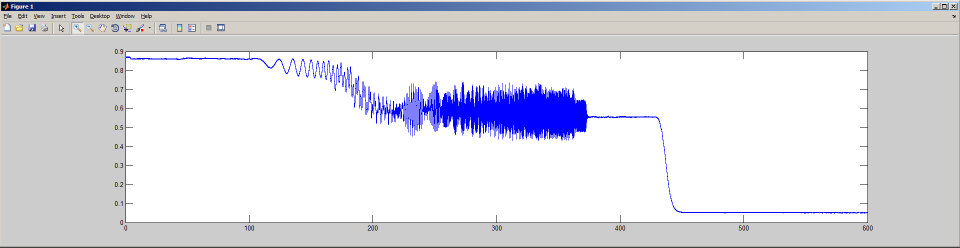
#> input picture 20240912_tapered_fiber/image128.png, 1920 x 495 px, given in place of OHMP_process.PNG, which was not available (shown at 1/2 size)
$ python main.py ../20240912_tapered_fiber/image128.png ../20240912_tapered_fiber/image306.png ../20240912_tapered_fiber/image306.png
#> lines starting #> are read from the running program, lines starting #| are printed output that depends on the picture; pictures that were not available may be replaced by others from this repository, and a replacement may not be noted

#%%
import sys
from PIL import Image


#%%
def reduce_colors(pixel, bits_per_channel=4):
    r, g, b = pixel
    r = round(r * (2**bits_per_channel - 1) / 255) * (255 // (2**bits_per_channel - 1))
    g = round(g * (2**bits_per_channel - 1) / 255) * (255 // (2**bits_per_channel - 1))
    b = round(b * (2**bits_per_channel - 1) / 255) * (255 // (2**bits_per_channel - 1))
    return (r, g, b)

def convert_to_pixel_art(input_path, output_path, new_size=(320, 180),
                         bits_per_channel=4):
#> called with input_path = 'OHMP_process.PNG', output_path = 'output.png', new_size = (640, 270), bits_per_channel = 2
    with Image.open(input_path) as img:
        # Resize the image
#> img is the input picture: PIL image 1920x495 RGBA; mean R, G, B, A 217.8, 218.5, 227.8, 255
        img = img.resize(new_size, Image.NEAREST)
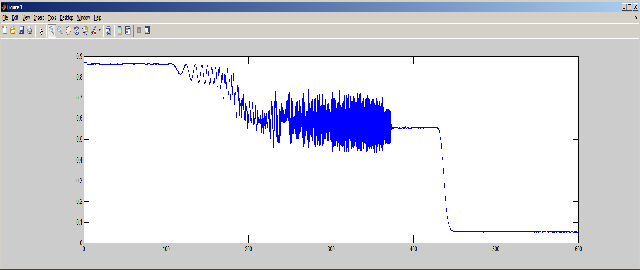
#> img: PIL image 640x270 RGBA; mean R, G, B, A 218.1, 218.8, 228.1, 255

        # Convert to RGB mode if it's not already
        img = img.convert('RGB')
#> img: PIL image 640x270 RGB

        # Reduce colors
        pixels = img.load()
        for i in range(img.size[0]):
            for j in range(img.size[1]):
                pixels[i, j] = reduce_colors(pixels[i, j], bits_per_channel)

        # Save the result
        img.save(output_path)
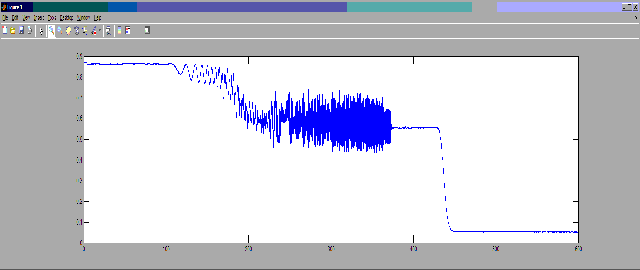
#> saved as output.png: PIL image 640x270 RGB; mean R, G, B 203.5, 204.6, 214.6

# [15 lines of commented-out code are left out]
input_path = "OHMP_process.PNG"
output_path = "output.png"
# size = (480, 270)
size = (640, 270)

convert_to_pixel_art(input_path, output_path, new_size=size, bits_per_channel=2)
print(f"Pixel art image saved as {output_path}")


#%% second version with Floyd–Steinberg dithering
import sys
import numpy as np
from PIL import Image

def quantize_color(color, palette):
    return palette[np.argmin(np.sum((palette[:, np.newaxis] - color) ** 2, axis=2))]

def floyd_steinberg_dither(image, palette):
    height, width = image.shape[:2]
    new_img = np.zeros_like(image)

    for y in range(height):
        for x in range(width):
            old_pixel = image[y, x].astype(float)
            new_pixel = quantize_color(old_pixel, palette)
            new_img[y, x] = new_pixel

            quant_error = old_pixel - new_pixel

            if x + 1 < width:
                image[y, x + 1] = np.clip(image[y, x + 1] + quant_error * 7/16, 0, 255)
            if x - 1 >= 0 and y + 1 < height:
                image[y + 1, x - 1] = np.clip(image[y + 1, x - 1] + quant_error * 3/16, 0, 255)
            if y + 1 < height:
                image[y + 1, x] = np.clip(image[y + 1, x] + quant_error * 5/16, 0, 255)
            if x + 1 < width and y + 1 < height:
                image[y + 1, x + 1] = np.clip(image[y + 1, x + 1] + quant_error * 1/16, 0, 255)

    return new_img

def create_palette(bits_per_channel):
    values = np.linspace(0, 255, 2**bits_per_channel).astype(int)
    return np.array(np.meshgrid(values, values, values)).T.reshape(-1, 3)

def convert_to_pixel_art(input_path, output_path, new_size=(320, 180), bits_per_channel=2):
#> called with output_path = 'output5.png', new_size = (360, 240), bits_per_channel = 2
    with Image.open(input_path) as img:
        # Resize the image
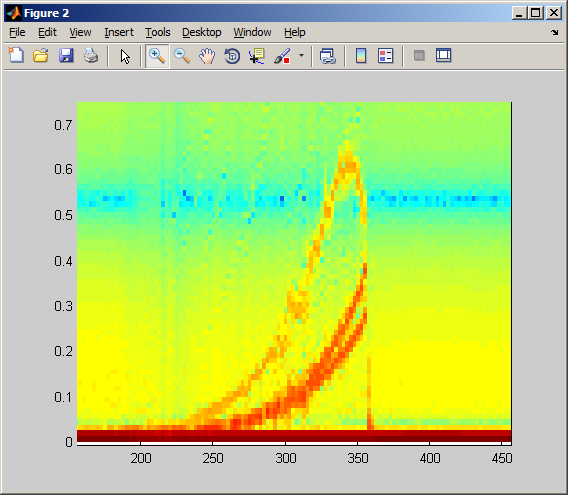
#> input picture 20240912_tapered_fiber/image306.png, 568 x 495 px, given in place of nanobeam_ship.png, which was not available
#> img is the input picture: PIL image 568x495 RGBA; mean R, G, B, A 187.2, 217.4, 129.4, 255
        img = img.resize(new_size, Image.LANCZOS)
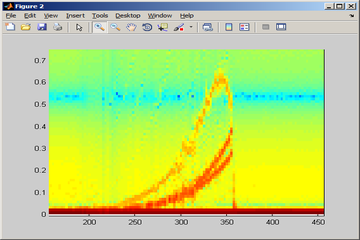
#> img: PIL image 360x240 RGBA; mean R, G, B, A 187.2, 217.5, 129.5, 255

        # Convert to RGB mode if it's not already
        img = img.convert('RGB')
#> img: PIL image 360x240 RGB

        # Convert to numpy array
        img_array = np.array(img)

        # Create color palette
        palette = create_palette(bits_per_channel)

        # Apply dithering
        dithered = floyd_steinberg_dither(img_array, palette)
#> after the loop in floyd_steinberg_dither, `for y in range(height):`:
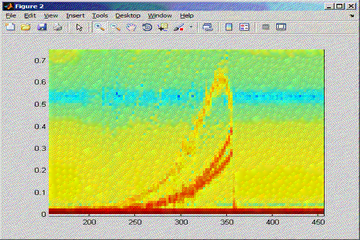
#> image: shape (240, 360, 3); mean R, G, B 183, 204.5, 131.9
#> after the loop in floyd_steinberg_dither, `for y in range(height):`:
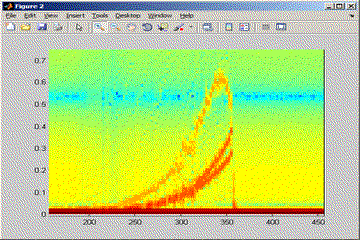
#> new_img: shape (240, 360, 3); mean R, G, B 185.3, 215.5, 127.7

        # Convert back to PIL Image and save
        result = Image.fromarray(dithered.astype('uint8'))
        result.save(output_path)

# [16 lines of commented-out code are left out]
input_path = "C:/Users/Wentao/Desktop/photos/research/nanobeam_ship.png"


# [6 lines of commented-out code are left out]
output_path = "output5.png"


# size = (480, 270)
# size = (360, 200)
size = (360, 240)
# size = (320, 130)

convert_to_pixel_art(input_path, output_path, new_size=size, bits_per_channel=2)
print(f"Pixel art image saved as {output_path}")
